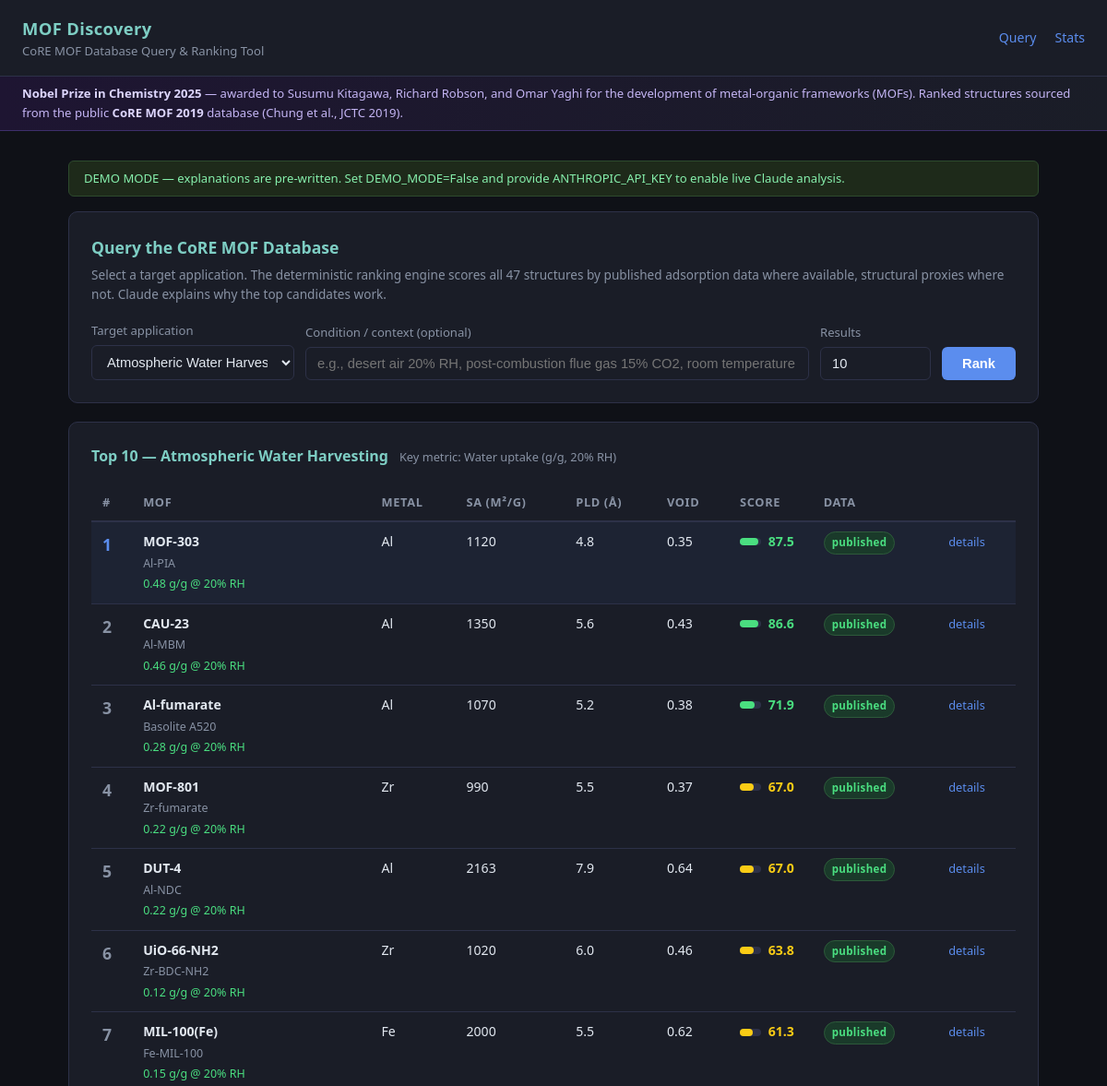
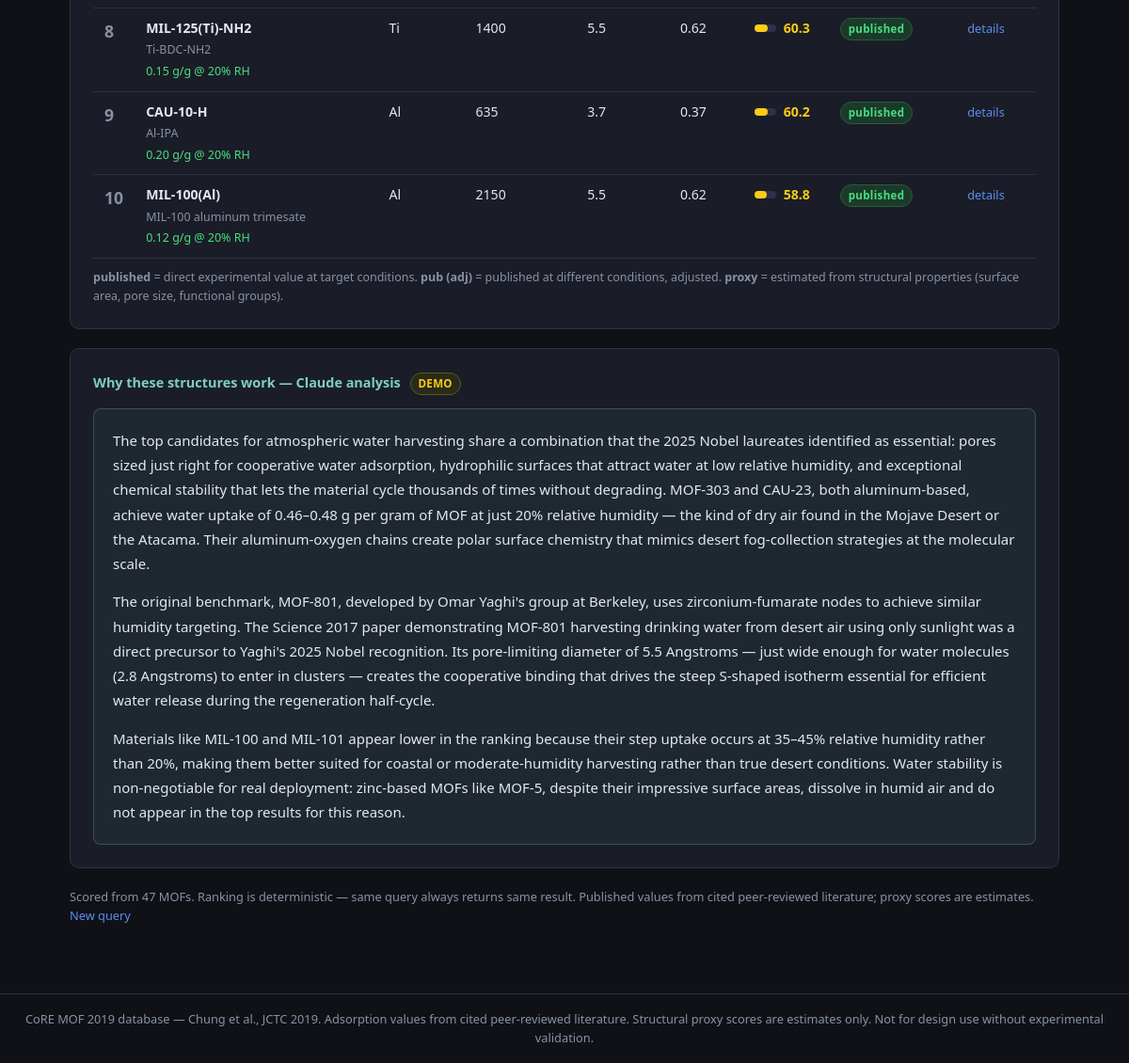
/?use_case=water_harvesting&top_k=10, run on the app's committed database (2 pictures, top to bottom).
### models.py (models this page shows, shortened)
class Base(DeclarativeBase):
    pass

class MOFStructure(Base):
    __tablename__ = "mof_structures"
    id = Column(Integer, primary_key=True)
    name = Column(String, unique=True, nullable=False)
    common_name = Column(String)
    formula = Column(String)
    topology = Column(String)
    metal_node = Column(String)
    linker = Column(String)
    pore_limiting_diameter_A = Column(Float)    # PLD, Angstroms
    largest_cavity_diameter_A = Column(Float)   # LCD, Angstroms
    void_fraction = Column(Float)               # 0-1
    surface_area_m2_g = Column(Float)           # gravimetric BET m²/g
    surface_area_m2_cm3 = Column(Float)         # volumetric m²/cm³
    density_g_cm3 = Column(Float)
    has_open_metal_sites = Column(Boolean, default=False)
    functional_groups = Column(String)          # comma-separated: "-OH,-NH2"
    water_stability = Column(String)            # "low" | "moderate" | "high"
    water_uptake_g_g_20rh = Column(Float)       # g/g at 20% RH, ~25°C
    water_uptake_g_g_40rh = Column(Float)       # g/g at 40% RH, ~25°C
    co2_uptake_mmol_g_015bar = Column(Float)    # mmol/g at 0.15 bar, 298 K
    co2_uptake_mmol_g_1bar = Column(Float)      # mmol/g at 1 bar, 298 K
    co2_n2_selectivity = Column(Float)          # IAST CO2/N2 selectivity
    ch4_uptake_cm3_cm3_35bar = Column(Float)    # cm³(STP)/cm³ at 35 bar, 298 K
    ch4_uptake_cc_g_35bar = Column(Float)       # cm³(STP)/g at 35 bar, 298 K
    h2_uptake_wt_1bar_77k = Column(Float)       # wt% at 1 bar, 77 K
    h2_uptake_wt_100bar_77k = Column(Float)     # wt% at 100 bar, 77 K
    key_paper = Column(String)
    core_mof_id = Column(String)
    notes = Column(Text)

### main.py (the view)
@app.get("/", response_class=HTMLResponse)
async def index(
    request: Request,
    use_case: str | None = Query(default=None),
    context: str | None = Query(default=None),
    top_k: int = Query(default=TOP_K_DEFAULT, ge=3, le=50),
    db: Session = Depends(get_db),
):
    results = None
    explanation = None
    selected_use_case = None
    error = None
    if use_case:
        try:
            selected_use_case = UseCase(use_case)
        except ValueError:
            error = f"Unknown use case: {use_case}"
        if selected_use_case:
            mofs = _get_all_mofs(db)
            results = rank(mofs, selected_use_case, top_k=top_k)
            explanation = explain(selected_use_case, context or "", results)
    total_mofs = db.execute(select(func.count()).select_from(MOFStructure)).scalar() or 0
    return templates.TemplateResponse(request, "index.html", {
        "use_cases": {uc.value: USE_CASE_LABELS[uc] for uc in UseCase},
        "use_case_descriptions": {uc.value: USE_CASE_DESCRIPTIONS[uc] for uc in UseCase},
        "key_metrics": {uc.value: USE_CASE_KEY_METRIC[uc] for uc in UseCase},
        "selected_use_case": selected_use_case.value if selected_use_case else None,
        "context": context or "",
        "top_k": top_k,
        "results": results,
        "explanation": explanation,
        "error": error,
        "total_mofs": total_mofs,
        "demo_mode": DEMO_MODE,
    })

### templates/index.html (shortened to what this page needs)
{% extends "base.html" %}
{% block content %}
{% if demo_mode %}
<div class="demo-banner">DEMO MODE — explanations are pre-written. Set DEMO_MODE=False and provide ANTHROPIC_API_KEY to enable live Claude analysis.</div>
{% endif %}
<div class="card">
  <h2 style="font-size:1.1rem;font-weight:700;color:var(--accent2);margin-bottom:4px;">Query the CoRE MOF Database</h2>
  <p style="font-size:0.85rem;color:var(--muted);margin-bottom:18px;">
    Select a target application. The deterministic ranking engine scores all {{ total_mofs }} structures
    by published adsorption data where available, structural proxies where not.
    Claude explains why the top candidates work.
  </p>
  <form method="get" action="/">
    <div class="form-row">
      <div>
        <label for="use_case">Target application</label>
        <select name="use_case" id="use_case" required>
          {% for uc_val, uc_label in use_cases.items() %}
          <option value="{{ uc_val }}" {% if selected_use_case == uc_val %}selected{% endif %}>{{ uc_label }}</option>
          {% endfor %}
        </select>
      </div>
      <div>
        <label for="context">Condition / context (optional)</label>
        <input type="text" name="context" id="context" value="{{ context }}"
               placeholder="e.g., desert air 20% RH, post-combustion flue gas 15% CO2, room temperature" />
      </div>
      <div>
        <label for="top_k">Results</label>
        <input type="number" name="top_k" id="top_k" value="{{ top_k }}" min="3" max="50" />
      </div>
      <div>
        <button type="submit" class="btn">Rank</button>
      </div>
    </div>
  </form>
</div>
{% if results %}
<div class="card" style="margin-top:0;">
  <div style="display:flex;align-items:baseline;gap:12px;margin-bottom:16px;flex-wrap:wrap;">
    <h2 style="font-size:1rem;font-weight:700;color:var(--accent2);">
      Top {{ results|length }} — {{ use_cases[selected_use_case] }}
    </h2>
    <span style="font-size:0.8rem;color:var(--muted);">Key metric: {{ key_metrics[selected_use_case] }}</span>
  </div>
  <table>
    <thead>
      <tr>
        <th style="width:36px;">#</th>
        <th>MOF</th>
        <th>Metal</th>
        <th>SA (m²/g)</th>
        <th>PLD (Å)</th>
        <th>Void</th>
        <th>Score</th>
        <th>Data</th>
        <th></th>
      </tr>
    </thead>
    <tbody>
    {% for m in results %}
    <tr class="{% if loop.index == 1 %}rank-1{% endif %}">
      <td><span class="rank-num">{{ loop.index }}</span></td>
      <td>
        <strong>{{ m.name }}</strong>
        {% if m.common_name %}<br><span style="font-size:0.78rem;color:var(--muted);">{{ m.common_name }}</span>{% endif %}
        {% if m.water_uptake_g_g_20rh and selected_use_case == 'water_harvesting' %}
        <br><span style="font-size:0.78rem;color:var(--green);">{{ "%.2f"|format(m.water_uptake_g_g_20rh) }} g/g @ 20% RH</span>
        {% elif m.co2_uptake_mmol_g_015bar and selected_use_case == 'co2_capture' %}
        <br><span style="font-size:0.78rem;color:var(--green);">{{ "%.1f"|format(m.co2_uptake_mmol_g_015bar) }} mmol/g @ 0.15 bar</span>
        {% elif m.h2_uptake_wt_1bar_77k and selected_use_case == 'h2_storage' %}
        <br><span style="font-size:0.78rem;color:var(--green);">{{ "%.2f"|format(m.h2_uptake_wt_1bar_77k) }} wt% @ 1 bar/77K</span>
        {% elif m.ch4_uptake_cm3_cm3_35bar and selected_use_case == 'ch4_storage' %}
        <br><span style="font-size:0.78rem;color:var(--green);">{{ m.ch4_uptake_cm3_cm3_35bar|int }} cm³/cm³ @ 35 bar</span>
        {% endif %}
      </td>
      <td>{{ m.metal_node or '—' }}</td>
      <td>{{ m.surface_area_m2_g|int if m.surface_area_m2_g else '—' }}</td>
      <td>{{ "%.1f"|format(m.pore_limiting_diameter_A) if m.pore_limiting_diameter_A else '—' }}</td>
      <td>{{ "%.2f"|format(m.void_fraction) if m.void_fraction else '—' }}</td>
      <td>
        <div class="score-bar-wrap">
          <div class="score-bar">
            <div class="score-bar-fill" style="width:{{ m.score }}%;background:{% if m.score >= 70 %}var(--green){% elif m.score >= 45 %}var(--yellow){% else %}var(--red){% endif %};"></div>
          </div>
          <span class="score-num" style="color:{% if m.score >= 70 %}var(--green){% elif m.score >= 45 %}var(--yellow){% else %}var(--red){% endif %};">{{ m.score }}</span>
        </div>
      </td>
      <td>
        {% if m.data_source == 'published' %}
        <span class="badge badge-pub">published</span>
        {% elif m.data_source == 'published_40rh' or m.data_source == 'published_1bar' or m.data_source == 'published_gravimetric' %}
        <span class="badge badge-proxy40">pub (adj)</span>
        {% else %}
        <span class="badge badge-proxy">proxy</span>
        {% endif %}
      </td>
      <td><a href="/mof/{{ m.name | urlencode }}" style="font-size:0.8rem;">details</a></td>
    </tr>
    {% endfor %}
    </tbody>
  </table>
  <div style="margin-top:10px;font-size:0.78rem;color:var(--muted);">
    <strong>published</strong> = direct experimental value at target conditions.
    <strong>pub (adj)</strong> = published at different conditions, adjusted.
    <strong>proxy</strong> = estimated from structural properties (surface area, pore size, functional groups).
  </div>
</div>
{% if explanation %}
<div class="card">
  <h3 style="font-size:0.9rem;font-weight:700;color:var(--accent2);margin-bottom:14px;">
    Why these structures work — Claude analysis
    {% if demo_mode %}<span class="badge badge-proxy" style="margin-left:6px;">DEMO</span>{% endif %}
  </h3>
  <div class="explanation-box">
    {% for para in explanation.split('\n\n') %}
    <p>{{ para }}</p>
    {% endfor %}
  </div>
</div>
{% endif %}
<div style="font-size:0.8rem;color:var(--muted);margin-top:4px;">
  Scored from {{ total_mofs }} MOFs. Ranking is deterministic — same query always returns same result.
  Published values from cited peer-reviewed literature; proxy scores are estimates.
  <a href="/">New query</a>
</div>
{% endif %}
{% endblock %}

### templates/base.html (shortened to what this page needs)
<!DOCTYPE html>
<html lang="en">
<head>
</head>
<body>
  <header>
    <div>
      <div class="brand">MOF Discovery</div>
      <div class="subtitle">CoRE MOF Database Query &amp; Ranking Tool</div>
    </div>
    <nav>
      <a href="/">Query</a>
      <a href="/api/stats">Stats</a>
    </nav>
  </header>
  <div class="nobel-banner">
    <strong>Nobel Prize in Chemistry 2025</strong> — awarded to Susumu Kitagawa, Richard Robson, and Omar Yaghi
    for the development of metal-organic frameworks (MOFs). Ranked structures sourced from the public
    <strong>CoRE MOF 2019</strong> database (Chung et al., JCTC 2019).
  </div>
  <main>
    {% block content %}{% endblock %}
  </main>
  <footer>
    CoRE MOF 2019 database — Chung et al., JCTC 2019. Adsorption values from cited peer-reviewed literature.
    Structural proxy scores are estimates only. Not for design use without experimental validation.
  </footer>
</body>
</html>

### templates/base.html (style rules this page uses)
:root { --bg: #0f1117; --surface: #1a1d27; --border: #2d3148; --accent: #5b8dee; --accent2: #7ecec4; --text: #e2e8f0; --muted: #8892a4; --green: #4ade80; --yellow: #facc15; --red: #f87171; }
* { box-sizing: border-box; margin: 0; padding: 0; }
body { background: var(--bg); color: var(--text); font-family: 'Segoe UI', system-ui, sans-serif; font-size: 15px; line-height: 1.6; }
a { color: var(--accent); text-decoration: none; }
header { background: var(--surface); border-bottom: 1px solid var(--border); padding: 16px 24px; display: flex; align-items: center; gap: 20px; }
header .brand { font-size: 1.15rem; font-weight: 700; color: var(--accent2); letter-spacing: 0.02em; }
header .subtitle { font-size: 0.82rem; color: var(--muted); }
header nav { margin-left: auto; display: flex; gap: 20px; font-size: 0.88rem; }
.nobel-banner { background: linear-gradient(90deg, #1e1532 0%, #1a1d27 100%); border-bottom: 1px solid #3d2f6b; padding: 8px 24px; font-size: 0.82rem; color: #c4b5f4; }
.nobel-banner strong { color: #ddd6fe; }
.demo-banner { background: #1e2a1a; border: 1px solid #2d4a2d; color: #86efac; padding: 8px 16px; border-radius: 6px; font-size: 0.82rem; margin-bottom: 16px; }
main { max-width: 1100px; margin: 0 auto; padding: 32px 24px; }
.card { background: var(--surface); border: 1px solid var(--border); border-radius: 10px; padding: 24px; margin-bottom: 20px; }
.badge { display: inline-block; font-size: 0.72rem; padding: 2px 8px; border-radius: 99px; font-weight: 600; letter-spacing: 0.03em; }
.badge-pub { background: #1a3a2a; color: #4ade80; border: 1px solid #2d5a3a; }
.badge-proxy { background: #2a2a1a; color: #facc15; border: 1px solid #5a5a1a; }
.score-bar-wrap { display: flex; align-items: center; gap: 8px; }
.score-bar { height: 8px; background: var(--border); border-radius: 4px; flex: 1; max-width: 100px; }
.score-bar-fill { height: 8px; border-radius: 4px; }
.score-num { font-size: 0.88rem; font-weight: 700; min-width: 36px; }
table { width: 100%; border-collapse: collapse; font-size: 0.88rem; }
th { text-align: left; padding: 10px 12px; color: var(--muted); font-weight: 600; border-bottom: 2px solid var(--border); font-size: 0.8rem; text-transform: uppercase; letter-spacing: 0.05em; }
td { padding: 10px 12px; border-bottom: 1px solid var(--border); vertical-align: top; }
tr.rank-1 td { background: rgba(91,141,238,0.06); }
.rank-num { font-size: 1.1rem; font-weight: 700; color: var(--muted); }
.rank-1 .rank-num { color: var(--accent); }
.explanation-box { background: rgba(126,206,196,0.06); border: 1px solid rgba(126,206,196,0.25); border-radius: 8px; padding: 20px; line-height: 1.75; }
.explanation-box p { margin-bottom: 14px; }
.explanation-box p:last-child { margin-bottom: 0; }
select, input[type=text], input[type=number] { background: var(--surface); border: 1px solid var(--border); color: var(--text); padding: 9px 12px; border-radius: 6px; font-size: 0.92rem; width: 100%; }
.btn { display: inline-block; background: var(--accent); color: #fff; padding: 10px 22px; border-radius: 6px; font-weight: 600; border: none; cursor: pointer; font-size: 0.92rem; transition: background 0.15s; }
label { display: block; font-size: 0.82rem; color: var(--muted); margin-bottom: 5px; font-weight: 500; }
.form-row { display: grid; grid-template-columns: 220px 1fr 120px auto; gap: 12px; align-items: end; }
footer { border-top: 1px solid var(--border); padding: 16px 24px; text-align: center; font-size: 0.8rem; color: var(--muted); margin-top: 40px; }

### data on the page
MOFStructure: name "MOF-303", common_name "Al-PIA", water_uptake_g_g_20rh "0.48", metal_node "Al", surface_area_m2_g "1120", pore_limiting_diameter_A "4.8", void_fraction "0.35", score "87.5"
MOFStructure: name "CAU-23", common_name "Al-MBM", water_uptake_g_g_20rh "0.46", metal_node "Al", surface_area_m2_g "1350", pore_limiting_diameter_A "5.6", void_fraction "0.43", score "86.6"
MOFStructure: name "Al-fumarate", common_name "Basolite A520", water_uptake_g_g_20rh "0.28", metal_node "Al", surface_area_m2_g "1070", pore_limiting_diameter_A "5.2", void_fraction "0.38", score "71.9"
MOFStructure: name "MOF-801", common_name "Zr-fumarate", water_uptake_g_g_20rh "0.22", metal_node "Zr", surface_area_m2_g "990", pore_limiting_diameter_A "5.5", void_fraction "0.37", score "67.0"
MOFStructure: name "DUT-4", common_name "Al-NDC", water_uptake_g_g_20rh "0.22", metal_node "Al", surface_area_m2_g "2163", pore_limiting_diameter_A "7.9", void_fraction "0.64", score "67.0"
MOFStructure: name "UiO-66-NH2", common_name "Zr-BDC-NH2", water_uptake_g_g_20rh "0.12", metal_node "Zr", surface_area_m2_g "1020", pore_limiting_diameter_A "6.0", void_fraction "0.46", score "63.8"
MOFStructure: name "MIL-100(Fe)", common_name "Fe-MIL-100", water_uptake_g_g_20rh "0.15", metal_node "Fe", surface_area_m2_g "2000", pore_limiting_diameter_A "5.5", void_fraction "0.62", score "61.3"
MOFStructure: name "MIL-125(Ti)-NH2", common_name "Ti-BDC-NH2", water_uptake_g_g_20rh "0.15", metal_node "Ti", surface_area_m2_g "1400", pore_limiting_diameter_A "5.5", void_fraction "0.62", score "60.3"
MOFStructure: name "CAU-10-H", common_name "Al-IPA", water_uptake_g_g_20rh "0.20", metal_node "Al", surface_area_m2_g "635", pore_limiting_diameter_A "3.7", void_fraction "0.37", score "60.2"
MOFStructure: name "MIL-100(Al)", common_name "MIL-100 aluminum trimesate", water_uptake_g_g_20rh "0.12", metal_node "Al", surface_area_m2_g "2150", pore_limiting_diameter_A "5.5", void_fraction "0.62", score "58.8"

### other printed values
{{ total_mofs }} "47"
{{ results|length }} "10"
{{ use_cases[selected_use_case] }} "Atmospheric Water Harvesting"
{{ key_metrics[selected_use_case] }} "Water uptake (g/g, 20% RH)"
form field use_case "Atmospheric Water Harvesting"
